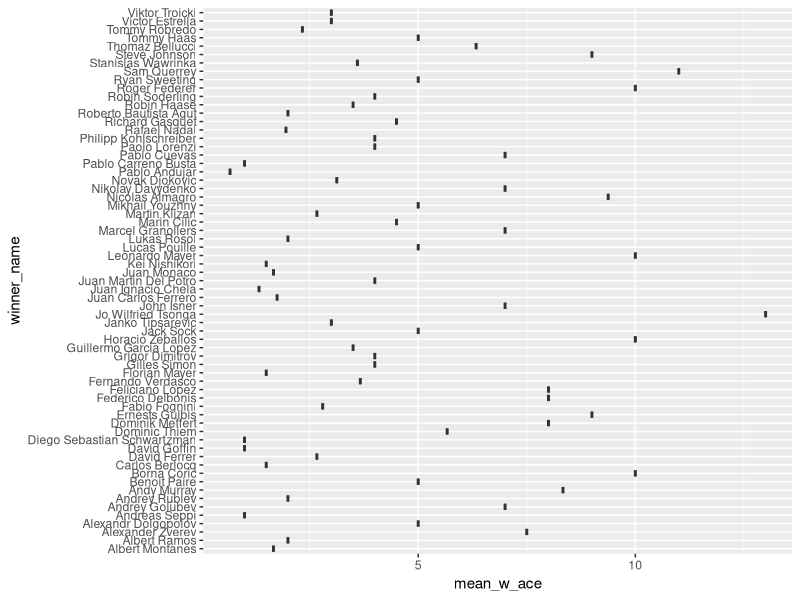

This figure's R source:
## ---- chunk 1
knitr::opts_chunk$set(echo = TRUE)
options(knitr.kable.NA = '')
## ---- chunk 2
library(tidyverse)
## ---- chunk 3
atp <- read_csv("files/atp.csv")
## ---- chunk 4
atp1 <- atp %>%
  filter(tourney_date < 20171113)
## ---- chunk 5
winners2017 <- atp1 %>%
  filter(round == "F")
## ---- chunk 6
atp2016 <- read_csv("files/atp2016.csv")
atp2015 <- read_csv("files/atp2015.csv")
atp2014 <- read_csv("files/atp2014.csv")
atp2013 <- read_csv("files/atp2013.csv")
atp2012 <- read_csv("files/atp2012.csv")
atp2011 <- read_csv("files/atp2011.csv")
atp2010 <- read_csv("files/atp2010.csv")

winners2016 <- atp2016 %>%
  filter(tourney_date < 20161114) %>%
  filter(round == "F")

winners2015 <- atp2015 %>%
  filter(tourney_date < 20151115) %>%
  filter(round == "F")

winners2014 <- atp2014 %>%
  filter(tourney_date < 20141109) %>%
  filter(round == "F")

winners2013 <- atp2013 %>%
  filter(tourney_date < 20131104) %>%
  filter(round == "F")

winners2012 <- atp2012 %>%
  filter(tourney_date < 20121105) %>%
  filter(round == "F")

winners2011 <- atp2011 %>%
  filter(tourney_date < 20111114) %>%
  filter(round == "F")

winners2010 <- atp2010 %>%
  filter(tourney_date < 20101121) %>%
  filter(round == "F")
## ---- chunk 7
winners <- rbind(winners2017, winners2016, winners2015, winners2014, winners2013, winners2012, winners2011, winners2010)
## ---- chunk 8
hard <- winners %>%
  filter(surface == "Hard",
         best_of == 3,
         !is.na(w_ace), 
         !is.na(w_df), 
         !is.na(w_svpt), 
         !is.na(w_1stIn), 
         !is.na(w_1stWon), 
         !is.na(w_2ndWon),
         !is.na(w_SvGms), 
         !is.na(w_bpSaved),
         !is.na(w_bpFaced)) %>%
  group_by(winner_name) %>%
  mutate(mean_w_ace = mean(w_ace),
         mean_w_df = mean(w_df),
         mean_w_svpt = mean(w_svpt),
         mean_w_1stIn = mean(w_1stIn),
         mean_w_1stWon = mean(w_1stWon),
         mean_w_2ndWon = mean(w_2ndWon),
         mean_w_SvGms = mean(w_SvGms),
         mean_w_bpSaved = mean(w_bpSaved),
         mean_w_bpFaced = mean(w_bpFaced),
         num = n())
## ---- chunk 9
clay <- winners %>%
  filter(surface == "Clay",
         best_of == 3,
         !is.na(w_ace), 
         !is.na(w_df), 
         !is.na(w_svpt), 
         !is.na(w_1stIn), 
         !is.na(w_1stWon), 
         !is.na(w_2ndWon),
         !is.na(w_SvGms), 
         !is.na(w_bpSaved),
         !is.na(w_bpFaced)) %>%
  group_by(winner_name) %>%
  mutate(mean_w_ace = mean(w_ace),
         mean_w_df = mean(w_df),
         mean_w_svpt = mean(w_svpt),
         mean_w_1stIn = mean(w_1stIn),
         mean_w_1stWon = mean(w_1stWon),
         mean_w_2ndWon = mean(w_2ndWon),
         mean_w_SvGms = mean(w_SvGms),
         mean_w_bpSaved = mean(w_bpSaved),
         mean_w_bpFaced = mean(w_bpFaced),
         num = n())
## ---- chunk 10
grass <- winners %>%
  filter(surface == "Grass",
         best_of == 3,
         !is.na(w_ace), 
         !is.na(w_df), 
         !is.na(w_svpt), 
         !is.na(w_1stIn), 
         !is.na(w_1stWon), 
         !is.na(w_2ndWon),
         !is.na(w_SvGms), 
         !is.na(w_bpSaved),
         !is.na(w_bpFaced)) %>%
  group_by(winner_name) %>%
  mutate(mean_w_ace = mean(w_ace),
         mean_w_df = mean(w_df),
         mean_w_svpt = mean(w_svpt),
         mean_w_1stIn = mean(w_1stIn),
         mean_w_1stWon = mean(w_1stWon),
         mean_w_2ndWon = mean(w_2ndWon),
         mean_w_SvGms = mean(w_SvGms),
         mean_w_bpSaved = mean(w_bpSaved),
         mean_w_bpFaced = mean(w_bpFaced),
         num = n())
## ---- chunk 11
glimpse(hard)
## ---- chunk 12
glimpse(clay)
## ---- chunk 13
glimpse(grass)
## ---- chunk 14
hard %>%
  group_by(mean_w_ace) %>%
  select(winner_name, mean_w_ace) %>%
  count(winner_name) %>%
  arrange(desc(n))
## ---- chunk 15
ggplot(data = clay, aes(x = mean_w_ace, y = winner_name)) + geom_boxplot()
